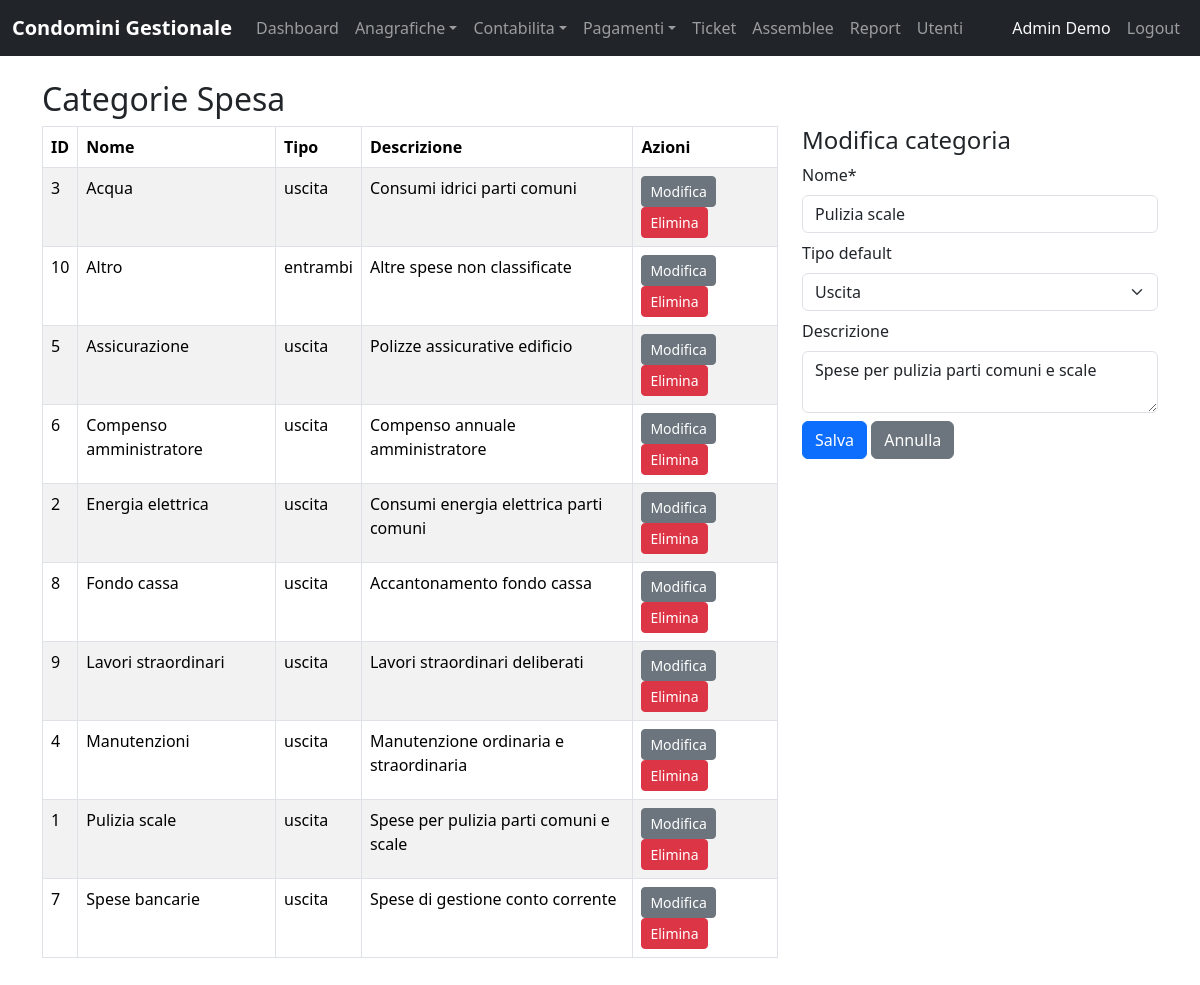
The page /admin/categorie-spesa.php?edit=1 (signed in) on the database its author committed.
### tables this page shows
CREATE TABLE IF NOT EXISTS categorie_spesa (
    id INT AUTO_INCREMENT PRIMARY KEY,
    nome VARCHAR(150) NOT NULL,
    descrizione TEXT NULL,
    tipo_default ENUM('entrata','uscita','entrambi') NOT NULL DEFAULT 'uscita',
    created_at DATETIME NOT NULL DEFAULT CURRENT_TIMESTAMP
);

### app/CategorieSpesa.php (called while the page is built, shortened)
<?php
require_once __DIR__ . '/../config/config.php';
class CategorieSpesa
{
    public static function all(): array
    {
        global $pdo;
        $stmt = $pdo->query('SELECT * FROM categorie_spesa ORDER BY nome ASC');
        return $stmt->fetchAll(PDO::FETCH_ASSOC);
    }
    public static function find(int $id): ?array
    {
        global $pdo;
        $stmt = $pdo->prepare('SELECT * FROM categorie_spesa WHERE id=:id');
        $stmt->execute(['id' => $id]);
        $row = $stmt->fetch(PDO::FETCH_ASSOC);
        return $row ?: null;
    }
}

### app/Helpers.php (called while the page is built, shortened)
<?php
function h(?string $s): string
{
    return htmlspecialchars($s ?? '', ENT_QUOTES, 'UTF-8');
}

### admin/categorie-spesa.php (the view, shortened to what this page needs)
<?php
require_once __DIR__ . '/../app/Helpers.php';
require_once __DIR__ . '/../app/CategorieSpesa.php';
$categorie = CategorieSpesa::all();
$edit = null;
if (isset($_GET['edit'])) {
    $edit = CategorieSpesa::find((int)$_GET['edit']);
}
include __DIR__ . '/../includes/header.php';
?>
<h2>Categorie Spesa</h2>
<div class="row">
<div class="col-md-8">
<table class="table table-bordered table-striped">
<thead><tr><th>ID</th><th>Nome</th><th>Tipo</th><th>Descrizione</th><th>Azioni</th></tr></thead>
<tbody>
<?php foreach ($categorie as $cat): ?>
<tr>
    <td><?php echo (int)$cat['id']; ?></td>
    <td><?php echo h($cat['nome']); ?></td>
    <td><?php echo h($cat['tipo_default']); ?></td>
    <td><?php echo h($cat['descrizione'] ?? ''); ?></td>
    <td>
        <a href="?edit=<?php echo (int)$cat['id']; ?>" class="btn btn-sm btn-secondary">Modifica</a>
        <form method="post" class="d-inline" onsubmit="return confirm('Eliminare?')">
            <button class="btn btn-sm btn-danger">Elimina</button>
        </form>
    </td>
</tr>
<?php endforeach; ?>
</tbody>
</table>
</div>
<div class="col-md-4">
<?php if ($edit): ?>
<h4>Modifica categoria</h4>
<form method="post">
    <div class="mb-2"><label class="form-label">Nome*</label><input name="nome" class="form-control" value="<?php echo h($edit['nome']); ?>" required></div>
    <div class="mb-2"><label class="form-label">Tipo default</label>
        <select name="tipo_default" class="form-select">
            <option value="uscita" <?php echo $edit['tipo_default']==='uscita'?'selected':''; ?>>Uscita</option>
        </select>
    </div>
    <div class="mb-2"><label class="form-label">Descrizione</label><textarea name="descrizione" class="form-control"><?php echo h($edit['descrizione'] ?? ''); ?></textarea></div>
    <button class="btn btn-primary">Salva</button>
    <a href="categorie-spesa.php" class="btn btn-secondary">Annulla</a>
</form>
<?php endif; ?>
</div>
</div>
<?php include __DIR__ . '/../includes/footer.php'; ?>

### assets/css/style.css (style rules this page uses)
body { padding-bottom: 40px; }

### rows shown on the page
categorie_spesa: id "3", nome "Acqua", tipo_default "uscita", descrizione "Consumi idrici parti comuni"
categorie_spesa: id "10", nome "Altro", tipo_default "entrambi", descrizione "Altre spese non classificate"
categorie_spesa: id "5", nome "Assicurazione", tipo_default "uscita", descrizione "Polizze assicurative edificio"
categorie_spesa: id "6", nome "Compenso amministratore", tipo_default "uscita", descrizione "Compenso annuale amministratore"
categorie_spesa: id "2", nome "Energia elettrica", tipo_default "uscita", descrizione "Consumi energia elettrica parti comuni"
categorie_spesa: id "8", nome "Fondo cassa", tipo_default "uscita", descrizione "Accantonamento fondo cassa"
categorie_spesa: id "9", nome "Lavori straordinari", tipo_default "uscita", descrizione "Lavori straordinari deliberati"
categorie_spesa: id "4", nome "Manutenzioni", tipo_default "uscita", descrizione "Manutenzione ordinaria e straordinaria"
categorie_spesa: id "1", nome "Pulizia scale", tipo_default "uscita", descrizione "Spese per pulizia parti comuni e scale", tipo_default "Uscita"
categorie_spesa: id "7", nome "Spese bancarie", tipo_default "uscita", descrizione "Spese di gestione conto corrente"

### other values the page prints
$_SESSION['user']['name'] "Admin Demo"
